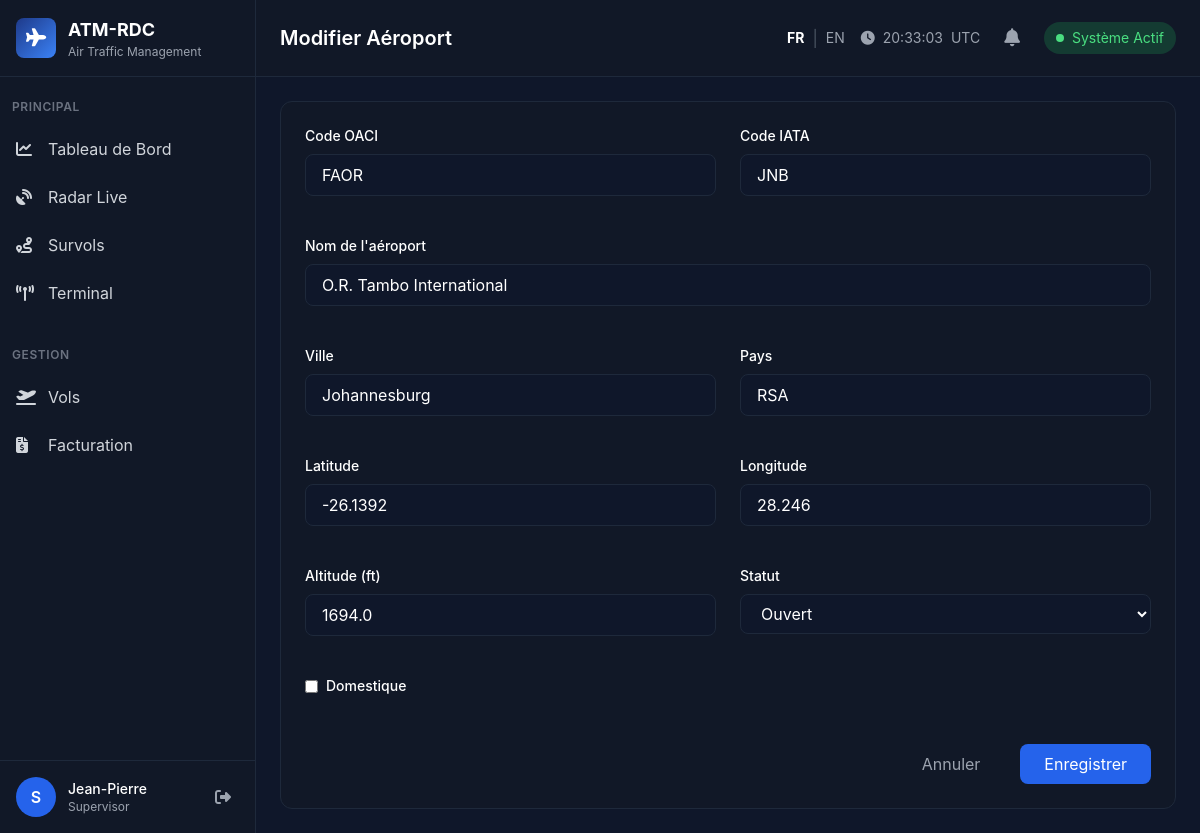
/admin/airports/edit/9 (signed in), run on the app's committed database.
### models/system.py (models this page shows, shortened)
class SystemConfig(db.Model):
    __tablename__ = 'system_configs'
    id = db.Column(db.Integer, primary_key=True)
    key = db.Column(db.String(100), unique=True, nullable=False, index=True)
    value = db.Column(db.Text)
    value_type = db.Column(db.String(20), default='string')
    category = db.Column(db.String(50))
    description = db.Column(db.Text)
    is_public = db.Column(db.Boolean, default=False)
    is_editable = db.Column(db.Boolean, default=True)
    updated_by = db.Column(db.Integer, db.ForeignKey('users.id'))
    created_at = db.Column(db.DateTime, default=datetime.utcnow)
    updated_at = db.Column(db.DateTime, default=datetime.utcnow, onupdate=datetime.utcnow)

### models/user.py (models this page shows, shortened)
class User(db.Model, UserMixin):
    __tablename__ = 'users'
    id = db.Column(db.Integer, primary_key=True)
    username = db.Column(db.String(80), unique=True, nullable=False, index=True)
    email = db.Column(db.String(120), unique=True, nullable=False, index=True)
    password_hash = db.Column(db.String(256), nullable=False)
    role = db.Column(db.String(50), default='observer', index=True)
    role_id = db.Column(db.Integer, db.ForeignKey('roles.id'))
    user_role = db.relationship('Role', backref='users')
    first_name = db.Column(db.String(100))
    last_name = db.Column(db.String(100))
    phone = db.Column(db.String(50))
    department = db.Column(db.String(100))
    is_active = db.Column(db.Boolean, default=True, index=True)
    is_verified = db.Column(db.Boolean, default=False)
    language = db.Column(db.String(10), default='fr')
    timezone = db.Column(db.String(50), default='Africa/Kinshasa')
    failed_login_attempts = db.Column(db.Integer, default=0)
    locked_until = db.Column(db.DateTime)
    password_changed_at = db.Column(db.DateTime)
    last_login = db.Column(db.DateTime)
    last_login_ip = db.Column(db.String(45))
    created_at = db.Column(db.DateTime, default=datetime.utcnow)
    updated_at = db.Column(db.DateTime, default=datetime.utcnow, onupdate=datetime.utcnow)
    def has_role(self, roles):
        if isinstance(roles, str):
            roles = [roles]
        if self.user_role:
            if self.user_role.name in roles:
                return True
        return self.role in roles

### models/airport.py (models this page shows, shortened)
class Airport(db.Model):
    __tablename__ = 'airports'
    id = db.Column(db.Integer, primary_key=True)
    icao_code = db.Column(db.String(4), unique=True, nullable=False, index=True)
    iata_code = db.Column(db.String(3), index=True)
    name = db.Column(db.String(200), nullable=False)
    name_local = db.Column(db.String(200))
    city = db.Column(db.String(100))
    province = db.Column(db.String(100))
    country = db.Column(db.String(100), default='RDC')
    country_code = db.Column(db.String(3), default='CD')
    latitude = db.Column(db.Float, nullable=False)
    longitude = db.Column(db.Float, nullable=False)
    elevation_ft = db.Column(db.Float)
    elevation_m = db.Column(db.Float)
    timezone = db.Column(db.String(50), default='Africa/Kinshasa')
    utc_offset = db.Column(db.Float, default=1.0)
    runway_length_m = db.Column(db.Float)
    runway_surface = db.Column(db.String(50))
    has_customs = db.Column(db.Boolean, default=False)
    has_fuel = db.Column(db.Boolean, default=False)
    has_ils = db.Column(db.Boolean, default=False)
    is_international = db.Column(db.Boolean, default=False)
    is_domestic = db.Column(db.Boolean, default=True)
    is_military = db.Column(db.Boolean, default=False)
    category = db.Column(db.String(50))
    status = db.Column(db.String(20), default='open')
    notes = db.Column(db.Text)
    created_at = db.Column(db.DateTime, default=datetime.utcnow)
    updated_at = db.Column(db.DateTime, default=datetime.utcnow, onupdate=datetime.utcnow)

### routes/admin.py (the view, shortened to what this page needs)
@admin_bp.route('/airports/edit/<int:id>', methods=['GET', 'POST'])
@admin_bp.route('/airports/create', methods=['GET', 'POST'])
@login_required
@role_required(['superadmin', 'supervisor'])
def edit_airport(id=None):
    airport = Airport.query.get(id) if id else None
    return render_template('admin/airport_form.html', airport=airport)

### templates/admin/airport_form.html (shortened to what this page needs)
{% extends "base.html" %}
{% block page_title %}{% if airport %}Modifier Aéroport{% else %}Ajouter un Aéroport{% endif %}{% endblock %}
{% block content %}
<div class="bg-dark-400 rounded-xl border border-dark-100 overflow-hidden max-w-4xl mx-auto">
    <form method="POST" class="p-6">
        <div class="grid grid-cols-1 md:grid-cols-2 gap-6">
            <div class="mb-4">
                <label class="block text-sm font-medium text-white mb-2">Code OACI</label>
                <input type="text" name="icao_code" value="{{ airport.icao_code if airport else '' }}" required maxlength="4"
                       class="w-full bg-dark-500 border border-dark-100 rounded-lg px-4 py-2 text-white focus:outline-none focus:border-primary-500">
            </div>
            <div class="mb-4">
                <label class="block text-sm font-medium text-white mb-2">Code IATA</label>
                <input type="text" name="iata_code" value="{{ airport.iata_code if airport else '' }}" maxlength="3"
                       class="w-full bg-dark-500 border border-dark-100 rounded-lg px-4 py-2 text-white focus:outline-none focus:border-primary-500">
            </div>
            <div class="mb-4 md:col-span-2">
                <label class="block text-sm font-medium text-white mb-2">Nom de l'aéroport</label>
                <input type="text" name="name" value="{{ airport.name if airport else '' }}" required
                       class="w-full bg-dark-500 border border-dark-100 rounded-lg px-4 py-2 text-white focus:outline-none focus:border-primary-500">
            </div>
            <div class="mb-4">
                <label class="block text-sm font-medium text-white mb-2">Ville</label>
                <input type="text" name="city" value="{{ airport.city if airport else '' }}"
                       class="w-full bg-dark-500 border border-dark-100 rounded-lg px-4 py-2 text-white focus:outline-none focus:border-primary-500">
            </div>
            <div class="mb-4">
                <label class="block text-sm font-medium text-white mb-2">Pays</label>
                <input type="text" name="country" value="{{ airport.country if airport else '' }}"
                       class="w-full bg-dark-500 border border-dark-100 rounded-lg px-4 py-2 text-white focus:outline-none focus:border-primary-500">
            </div>
            <div class="mb-4">
                <label class="block text-sm font-medium text-white mb-2">Latitude</label>
                <input type="number" step="any" name="latitude" value="{{ airport.latitude if airport else '' }}"
                       class="w-full bg-dark-500 border border-dark-100 rounded-lg px-4 py-2 text-white focus:outline-none focus:border-primary-500">
            </div>
            <div class="mb-4">
                <label class="block text-sm font-medium text-white mb-2">Longitude</label>
                <input type="number" step="any" name="longitude" value="{{ airport.longitude if airport else '' }}"
                       class="w-full bg-dark-500 border border-dark-100 rounded-lg px-4 py-2 text-white focus:outline-none focus:border-primary-500">
            </div>
            <div class="mb-4">
                <label class="block text-sm font-medium text-white mb-2">Altitude (ft)</label>
                <input type="number" name="elevation_ft" value="{{ airport.elevation_ft if airport else '' }}"
                       class="w-full bg-dark-500 border border-dark-100 rounded-lg px-4 py-2 text-white focus:outline-none focus:border-primary-500">
            </div>
            <div class="mb-4">
                <label class="block text-sm font-medium text-white mb-2">Statut</label>
                <select name="status" class="w-full bg-dark-500 border border-dark-100 rounded-lg px-4 py-2 text-white focus:outline-none focus:border-primary-500">
                    <option value="open" {% if airport and airport.status == 'open' %}selected{% endif %}>Ouvert</option>
                </select>
            </div>
            <div class="mb-4 flex items-center">
                 <input type="checkbox" name="is_domestic" id="is_domestic" {% if airport and airport.is_domestic %}checked{% endif %}
                       class="form-checkbox bg-dark-600 border-dark-200 text-primary-600 rounded mr-2">
                 <label for="is_domestic" class="text-sm font-medium text-white">Domestique</label>
            </div>
        </div>
        <div class="flex justify-end gap-4 mt-8">
            <a href="{{ url_for('admin.airports') }}" class="px-6 py-2 text-gray-400 hover:text-white">Annuler</a>
            <button type="submit" class="bg-primary-600 hover:bg-primary-700 text-white px-6 py-2 rounded-lg transition-colors">
                Enregistrer
            </button>
        </div>
    </form>
</div>
{% endblock %}

### templates/base.html (shortened to what this page needs)
<!DOCTYPE html>
<html lang="fr" class="dark">
<head>
    <script src="https://cdn.tailwindcss.com"></script>
    <script src="{{ url_for('static', filename='js/tailwind_config.js') }}"></script>
    <link rel="stylesheet" href="https://unpkg.com/leaflet@1.9.4/dist/leaflet.css" />
    <link rel="stylesheet" href="https://cdnjs.cloudflare.com/ajax/libs/font-awesome/6.4.2/css/all.min.css">
    <link rel="stylesheet" href="{{ url_for('static', filename='css/base.css') }}">
</head>
<body class="bg-dark-500 text-gray-100 min-h-screen">
    {% if current_user.is_authenticated %}
    <div class="flex h-screen overflow-hidden">
        <aside class="w-64 bg-dark-400 border-r border-dark-100 flex flex-col">
            <div class="p-4 border-b border-dark-100">
                <div class="flex items-center gap-3">
                    <div class="w-10 h-10 rounded-lg gradient-border flex items-center justify-center overflow-hidden">
                        {% if branding.get('logo_path') %}
                        <img src="{{ url_for('static', filename=branding.get('logo_path')) }}" alt="Logo" class="w-full h-full object-cover">
                        {% else %}
                        <i class="fas fa-plane text-white text-lg"></i>
                        {% endif %}
                    </div>
                    <div>
                        <h1 class="font-bold text-lg text-white">{{ branding.get('app_name', t('app_name')) }}</h1>
                        <p class="text-xs text-gray-400">{{ t('app_title') }}</p>
                    </div>
                </div>
            </div>
            <nav class="flex-1 py-4 overflow-y-auto">
                <div class="px-3 mb-2">
                    <span class="text-xs font-semibold text-gray-500 uppercase tracking-wider">{{ t('nav.main') }}</span>
                </div>
                <a href="{{ url_for('dashboard.index') }}" class="sidebar-item flex items-center gap-3 px-4 py-3 text-gray-300 hover:text-white transition-colors " data-testid="nav-dashboard">
                    <i class="fas fa-chart-line w-5"></i>
                    <span>{{ t('nav.dashboard') }}</span>
                </a>
                <a href="{{ url_for('radar.index') }}" class="sidebar-item flex items-center gap-3 px-4 py-3 text-gray-300 hover:text-white transition-colors " data-testid="nav-radar">
                    <i class="fas fa-satellite-dish w-5"></i>
                    <span>{{ t('nav.live_monitor') }}</span>
                </a>
                <a href="{{ url_for('radar.overflights') }}" class="sidebar-item flex items-center gap-3 px-4 py-3 text-gray-300 hover:text-white transition-colors " data-testid="nav-overflights">
                    <i class="fas fa-route w-5"></i>
                    <span>{{ t('nav.overflights') }}</span>
                </a>
                <a href="{{ url_for('radar.terminal') }}" class="sidebar-item flex items-center gap-3 px-4 py-3 text-gray-300 hover:text-white transition-colors " data-testid="nav-terminal">
                    <i class="fas fa-tower-broadcast w-5"></i>
                    <span>{{ t('nav.terminal') }}</span>
                </a>
                <div class="px-3 mt-6 mb-2">
                    <span class="text-xs font-semibold text-gray-500 uppercase tracking-wider">{{ t('nav.management') }}</span>
                </div>
                <a href="{{ url_for('flights.index') }}" class="sidebar-item flex items-center gap-3 px-4 py-3 text-gray-300 hover:text-white transition-colors " data-testid="nav-flights">
                    <i class="fas fa-plane-departure w-5"></i>
                    <span>{{ t('nav.flights') }}</span>
                </a>
                {% if current_user.role in ['superadmin', 'billing', 'supervisor'] %}
                <a href="{{ url_for('invoices.index') }}" class="sidebar-item flex items-center gap-3 px-4 py-3 text-gray-300 hover:text-white transition-colors " data-testid="nav-invoices">
                    <i class="fas fa-file-invoice-dollar w-5"></i>
                    <span>{{ t('nav.invoices') }}</span>
                </a>
                {% endif %}
            </nav>
            <div class="p-4 border-t border-dark-100">
                <div class="flex items-center gap-3">
                    <div class="w-10 h-10 rounded-full bg-primary-600 flex items-center justify-center">
                        <span class="text-white font-semibold">{{ current_user.username[0].upper() }}</span>
                    </div>
                    <div class="flex-1 min-w-0">
                        <p class="text-sm font-medium text-white truncate">{{ current_user.first_name or current_user.username }}</p>
                        <p class="text-xs text-gray-400 capitalize">{{ current_user.role }}</p>
                    </div>
                    <a href="{{ url_for('auth.logout') }}" class="p-2 text-gray-400 hover:text-red-400 transition-colors" title="{{ t('auth.logout') }}" data-testid="btn-logout">
                        <i class="fas fa-sign-out-alt"></i>
                    </a>
                </div>
            </div>
        </aside>
        <main class="flex-1 flex flex-col overflow-hidden">
            <header class="bg-dark-400 border-b border-dark-100 px-6 py-4">
                <div class="flex items-center justify-between">
                    <div>
                        <h2 class="text-xl font-semibold text-white">{% block page_title %}{{ t('dashboard.title') }}{% endblock %}</h2>
                    </div>
                    <div class="flex items-center gap-4">
                        <div class="flex items-center gap-2">
                             <a href="{{ url_for('set_language', lang_code='fr') }}" class="text-sm {% if current_lang == 'fr' %}text-white font-bold{% else %}text-gray-400{% endif %}">FR</a>
                             <span class="text-gray-600">|</span>
                             <a href="{{ url_for('set_language', lang_code='en') }}" class="text-sm {% if current_lang == 'en' %}text-white font-bold{% else %}text-gray-400{% endif %}">EN</a>
                        </div>
                        <div class="flex items-center gap-2 text-sm text-gray-400">
                            <i class="fas fa-clock"></i>
                            <span id="current-time">--:--:--</span>
                            <span>{{ t('common.time_utc') }}</span>
                        </div>
                        <div class="relative" id="notifications-dropdown-container">
                            <button onclick="toggleNotifications()" class="relative p-2 text-gray-400 hover:text-white transition-colors" data-testid="btn-alerts">
                                <i class="fas fa-bell text-lg"></i>
                            </button>
                        </div>
                        <div class="flex items-center gap-2 px-3 py-1.5 bg-green-500/20 text-green-400 rounded-full text-sm">
                            <span class="w-2 h-2 bg-green-400 rounded-full status-dot"></span>
                            <span>{{ t('dashboard.system_active') }}</span>
                        </div>
                    </div>
                </div>
            </header>
            <div class="flex-1 overflow-y-auto p-6">
                {% block content %}{% endblock %}
            </div>
        </main>
    </div>
    {% else %}
    {% block auth_content %}{% endblock %}
    {% endif %}
</body>
</html>

### data on the page
SystemConfig: get "ATM-RDC"
User: username "S", first_name "Jean-Pierre", role "Supervisor"
Airport: icao_code "FAOR", iata_code "JNB", name "O.R. Tambo International", city "Johannesburg", country "RSA", latitude "-26.1392", longitude "28.246", elevation_ft "1694.0", status "Ouvert"

### other printed values
{{ t('app_title') }} "Air Traffic Management"
{{ t('nav.main') }} "PRINCIPAL"
{{ t('nav.dashboard') }} "Tableau de Bord"
{{ t('nav.live_monitor') }} "Radar Live"
{{ t('nav.overflights') }} "Survols"
{{ t('nav.terminal') }} "Terminal"
{{ t('nav.management') }} "GESTION"
{{ t('nav.flights') }} "Vols"
{{ t('nav.invoices') }} "Facturation"
{{ t('common.time_utc') }} "UTC"
{{ t('dashboard.system_active') }} "Système Actif"
